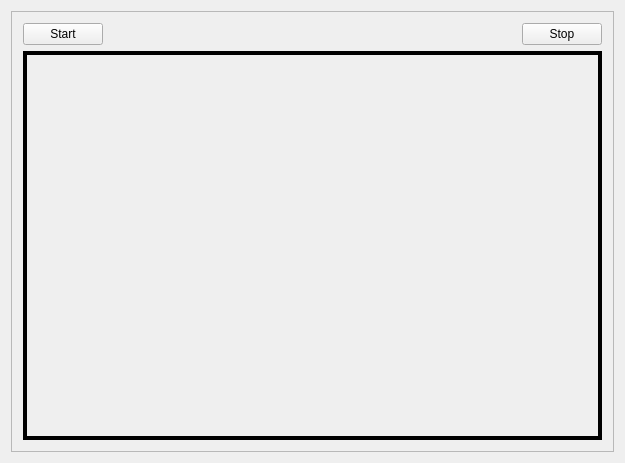
<?xml version="1.0" encoding="UTF-8"?>
<ui version="4.0">
 <class>MainWindow</class>
 <widget class="QMainWindow" name="MainWindow">
  <property name="geometry">
   <rect>
    <x>0</x>
    <y>0</y>
    <width>625</width>
    <height>463</height>
   </rect>
  </property>
  <property name="windowTitle">
   <string>Server</string>
  </property>
  <widget class="QWidget" name="centralWidget">
   <layout class="QGridLayout" name="gridLayout">
    <item row="0" column="0">
     <widget class="QScrollArea" name="scrollArea">
      <property name="widgetResizable">
       <bool>true</bool>
      </property>
      <widget class="QWidget" name="scrollAreaWidgetContents">
       <property name="geometry">
        <rect>
         <x>0</x>
         <y>0</y>
         <width>605</width>
         <height>443</height>
        </rect>
       </property>
       <layout class="QGridLayout" name="gridLayout_2">
        <item row="0" column="0">
         <widget class="QPushButton" name="startButton">
          <property name="text">
           <string>Start</string>
          </property>
         </widget>
        </item>
        <item row="0" column="1">
         <spacer name="horizontalSpacer">
          <property name="orientation">
           <enum>Qt::Horizontal</enum>
          </property>
          <property name="sizeHint" stdset="0">
           <size>
            <width>412</width>
            <height>20</height>
           </size>
          </property>
         </spacer>
        </item>
        <item row="0" column="2">
         <widget class="QPushButton" name="stopButton">
          <property name="text">
           <string>Stop</string>
          </property>
         </widget>
        </item>
        <item row="1" column="0" colspan="3">
         <widget class="QLabel" name="infoLable">
          <property name="frameShape">
           <enum>QFrame::Box</enum>
          </property>
          <property name="lineWidth">
           <number>4</number>
          </property>
          <property name="text">
           <string/>
          </property>
         </widget>
        </item>
       </layout>
      </widget>
     </widget>
    </item>
   </layout>
  </widget>
 </widget>
 <layoutdefault spacing="6" margin="11"/>
 <resources/>
 <connections/>
</ui>
